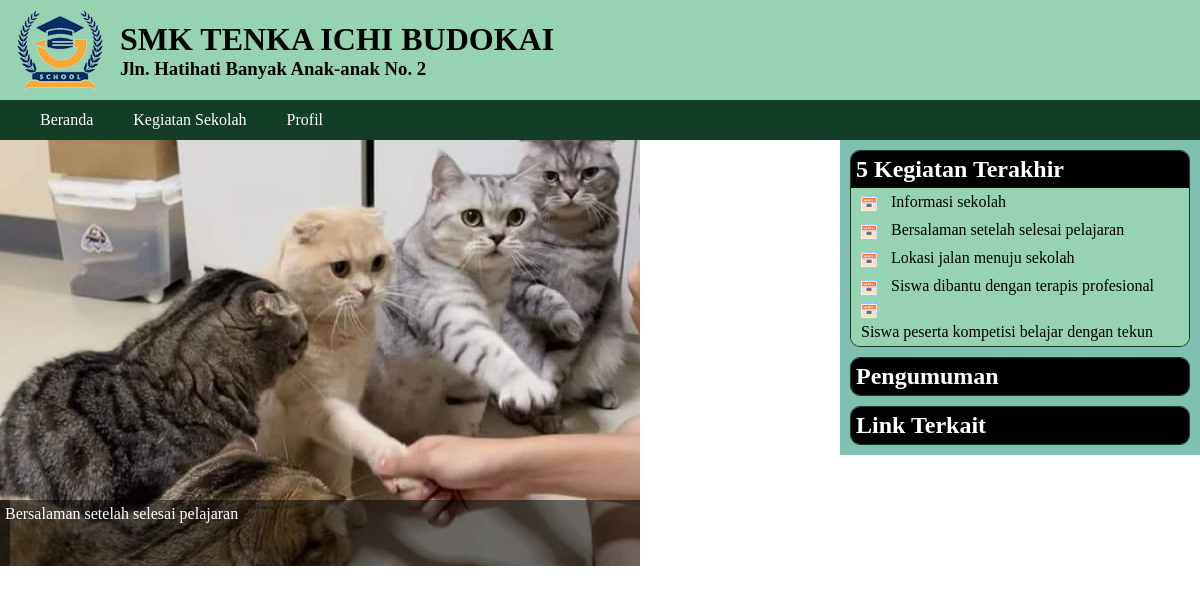
The page / on the database its author committed.
### tables this page shows
CREATE TABLE `kegiatan` (
  `ID_kegiatan` int(10) NOT NULL,
  `judul_kegiatan` varchar(200) NOT NULL,
  `artikel_kegiatan` text NOT NULL,
  `tgl_upload` datetime NOT NULL,
  `ID_admin` int(2) NOT NULL
);

### admin/functions.php (called while the page is built, shortened)
<?php
function get_data( $sql ) {
    global $koneksi;
    $hasil = array();
    $query = mysqli_query($koneksi, $sql);
    if (mysqli_num_rows($query) == 0) {
        return $hasil;
    }
    else
    {
        while( $row = mysqli_fetch_assoc($query)){
            $hasil[] = $row;
        }
        return $hasil;
    }
}

### index.php (the view, shortened to what this page needs)
<?php
include "admin/config.php";
include "admin/functions.php";
$sql = " SELECT kegiatan.ID_kegiatan,
                kegiatan.judul_kegiatan,
                foto_kegiatan.foto
         FROM
         -- inner join gunanya mengambil hanya yang ada
         -- datanya di dalam kedua tabel
         kegiatan INNER JOIN foto_kegiatan
         ON
         kegiatan.ID_kegiatan = foto_kegiatan.ID_kegiatan
         -- group by gunanya supaya setiap berita hanya
         -- diwakili oleh satu ID saja, tidak ada duplikat
         GROUP BY
            kegiatan.ID_kegiatan
         -- order by + desc gunanya supaya mengambil
         -- ID berita yang terbaru
         ORDER BY
            kegiatan.ID_kegiatan DESC
         -- limit 0,4 gunanya membatasi hanya mengambil
         -- 4 berita saja
         LIMIT 0, 4  ";
$hasil = get_data($sql);
$sql2 = " SELECT ID_kegiatan,
                 judul_kegiatan
          FROM kegiatan
          ORDER BY ID_kegiatan DESC
          LIMIT 0,5 ";
$hasil2 = get_data($sql2);
include "header.php";
?>
<main>
<div id="frame">
<div class="slide" id="slide">
<?php
for ($i=0; $i<count($hasil); $i++) {
    echo <<< KUTIP
    <div class="item">
        <div class="teks">
            {$hasil[$i]["judul_kegiatan"]}
        </div>
        <img src="upload/{$hasil[$i]["foto"]}">
    </div>
KUTIP;
}
?>
</div>
</div>
<aside>
 <div class='widget'>
   <h2>5 Kegiatan Terakhir</h2>
   <ul class='daftar_link'>
<?php
for($i=0; $i<count($hasil2); $i++) {
    $id_kegiatan = $hasil2[$i]["ID_kegiatan"];
    $judul = $hasil2[$i]["judul_kegiatan"];
    echo "<li>
    <a href='kegiatan.php?id=$id_kegiatan'>
    $judul</a></li> ";
}
?>
   </ul>
 </div>
 <div class='widget'>
  <h2>Pengumuman</h2>
 </div>
 <div class='widget'>
  <h2>Link Terkait</h2>
 </div>
</aside>
</main>
</body>
</html>

### style.css (style rules this page uses)
* { margin:0; padding:0; }
#frame { width: 640px; height: 426px; overflow:hidden; position: relative; }
#slide { width: auto; display:flex; position: absolute; }
.item { width:640px; }
.posisi2 { left: -640px; transition: 1s; }
.teks { position: absolute; width:640px; background: rgba(0,0,0,0.5); top:360px; height:66px; color:white; padding:5px; }
main { display: flex; justify-content: space-between; }
aside { width: 30%; background:#80c0b0; height: 100%; }
.widget { margin: 10px; border-radius: 10px; border:1px solid #123d26; overflow: hidden; }
.widget h2 { background:black; color:white; padding:5px; font-family:Tahoma; }
.daftar_link { list-style: none; }
.daftar_link li { background:#96d3b3; }
.daftar_link li::before { content: ''; display: inline-block; height: 16px; width: 16px; background-size: cover; background-image: url('images/icon-news.png'); background-repeat: no-repeat; margin-left: 10px; background-position: center center; vertical-align: middle; }
.daftar_link li a { display:inline-block; padding:5px 10px; text-decoration: none; color:black; }

### rows shown on the page
kegiatan: judul_kegiatan "Bersalaman setelah selesai pelajaran"
kegiatan: judul_kegiatan "Informasi sekolah"
kegiatan: judul_kegiatan "Lokasi jalan menuju sekolah"
kegiatan: judul_kegiatan "Siswa dibantu dengan terapis profesional"
kegiatan: judul_kegiatan "Siswa peserta kompetisi belajar dengan tekun"
